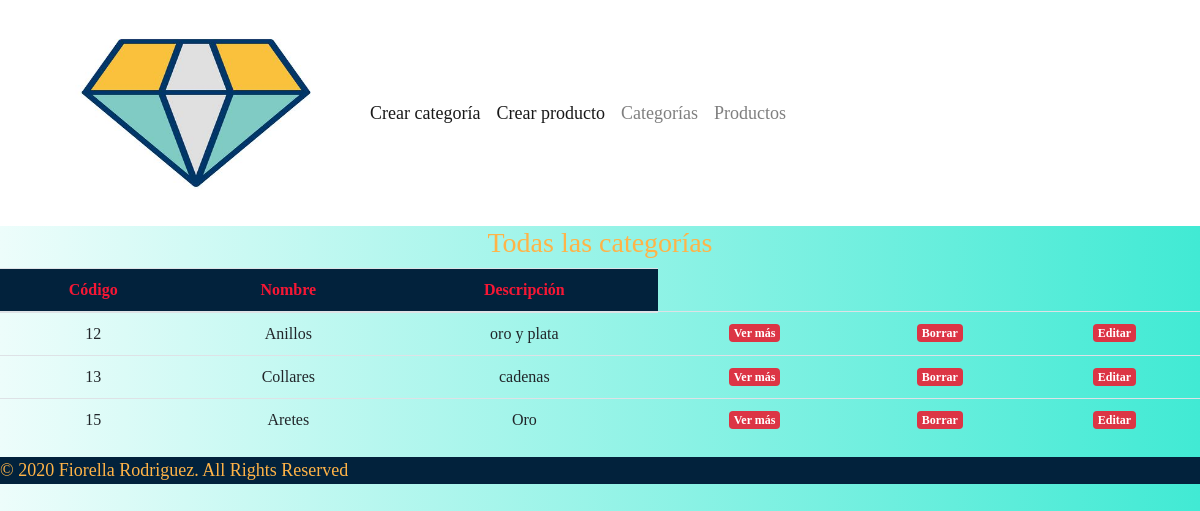
/?c=v_t_c, run on the app's committed database.
### tables this page shows
CREATE TABLE `categorias` (
  `id_c` int(6) NOT NULL,
  `nombre_c` varchar(30) NOT NULL,
  `descripcion_c` varchar(255) NOT NULL
);

### controller/v_t_c.php (called while the page is built)
<?php
include "view/v_cat.php";

### model/categoria.php (called while the page is built, shortened)
<?php
    class categoria {
        private $id_c;
    public function __construct($pnombre_c= " ",$pdescripcion_c= " ",$pid_c = 0){
        $this->nombre_c = $pnombre_c;
        $this->descripcion_c = $pdescripcion_c;
        $this->id_c = $pid_c;
    }
    public function read($id_c = 0){
        $rows = [];
        try{
            $sql = "SELECT * FROM categorias";
            $con = new connection();
            $pdo = $con->connect();
            $result = $pdo->query($sql);
            foreach ($result->fetchAll() as $value){
                $rows [] = new categoria($value['nombre_c'], $value['descripcion_c'],$value['id_c']);
            }
        }catch(PDOException $ex){
            die($ex->getMessage());
        }
        return $rows;
    }
    public function get_attribute($id_c){
        try{
          return $this->id_c;
        } catch (Exception $ex) {
          return NULL;
        }
    }
}

### controller/ver_todas_c.php (called while the page is built)
<?php
require_once 'model/categoria.php';
$categoria = new categoria();
$rows = $categoria->read();

### view/v_cat.php (the view)
<?php include 'controller/ver_todas_c.php';?>
    <h3 align="center">Todas las categorías</h3>
    <table class="table">
        <thead class="thead" align="center">
          <tr>
            <th scope="col">Código</th>
            <th scope="col">Nombre</th>
            <th scope="col">Descripción</th>
          </tr>
        </thead>
        <tbody align="center">
        <?php foreach($rows as $row) {?>
            <tr>
                <td><?php echo $row->get_attribute('id_c');?></td>
                <td><?php echo $row->nombre_c;?></td>
                <td><?php echo $row->descripcion_c;?></td>
                <td><a class="badge badge-danger" href='?c=v_m_c&id_c=<?php echo $row->get_attribute('id_c'); ?>'>Ver más</a></td>
                <td><a class="badge badge-danger" href='?c=delete_c&id_c=<?php echo $row->get_attribute('id_c'); ?>'>Borrar</a></td>
                <td><a class="badge badge-danger" href='?c=update_c&id_c=<?php echo $row->get_attribute('id_c'); ?>'>Editar</a></td>
            </tr>
            <?php } ?>
        </tbody>
    </table>

### css/style.css (style rules this page uses)
body { background: linear-gradient(to left,#41EAD4,#EDFDFB); font-family: Tahoma; font-size: 18px; color: #02223C; }
h3 { color: #FFB347; }
.thead { background: #02223C; color: #F71735; }

### data on the page
categorias: id_c "12", nombre_c "Anillos", descripcion_c "oro y plata"
categorias: id_c "13", nombre_c "Collares", descripcion_c "cadenas"
categorias: id_c "15", nombre_c "Aretes", descripcion_c "Oro"
